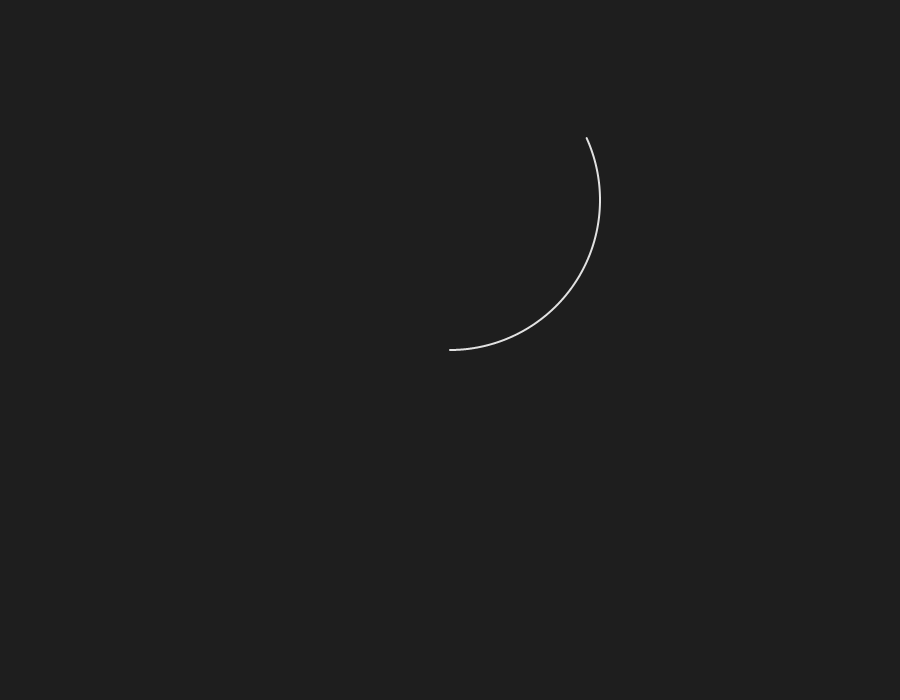
Frame 1 (no input)
Frame 60 (no input): identical to frame 1, image omitted
Frame 120 (the mouse pressed at the canvas centre since frame 60): identical to frame 1, image omitted

The p5.js sketch that drew this single still picture (run headless with seeded random() and noise() and a simulated clock; from frame 60 on, the mouse is pressed at the canvas centre):

// p5.js sketch
// ── sketch.js
let sliderK;
let sliderTurnLength;

function setup() {
  createCanvas(900, 700);
  radius = 300;

  sliderK = createSlider(0, 2, 1, 0.05);
  sliderK.size(200);
  
  sliderTurnLength = createSlider(0, 5*PI, PI/4);
  sliderTurnLength.size(200);

  turnLength = 10 * PI;
  numOfPoints = 1000;
}

function draw() {
  translate(width / 2, height / 2);
  scale(1, -1);
  background(30);
  noFill();

  let k = sliderK.value();
  let turnLength = sliderTurnLength.value();

  let arr = GenerateFlower(k, turnLength, numOfPoints);

  stroke(225);
  strokeWeight(2);
  drawShape(arr);
}

function GenerateFlower(k, turnLength, numOfPoints = 100) {
  let arr = [];
  for (var i = 0; i < numOfPoints; i++) {
    theta = (i / numOfPoints) * turnLength;
    r = sin(k * theta);

    posX = radius * r * cos(theta);
    posY = radius * r * sin(theta);

    arr[i] = createVector(posX, posY);
  }
  return arr;
}

function drawShape(arr, xOffset = 0, yOffset = 0) {
  beginShape();
  curveVertex(0, 0);
  for (var i in arr) {
    curveVertex(arr[i].x + xOffset, arr[i].y + yOffset);
  }
  endShape();
}
